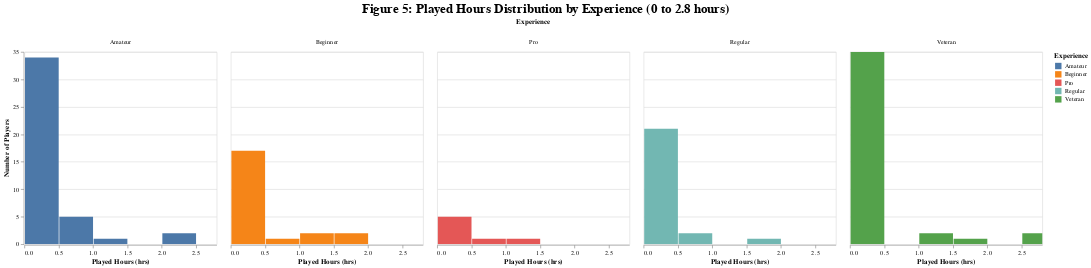

The cell this chart's notebook holds for it:
### Code cell
# Zoomed Experience Chart (Figure 5)
chart_exp_zoom = (
    alt.Chart(player_training)
    .mark_bar(clip=True)
    .encode(
        x=alt.X('played_hours:Q',
                bin=alt.Bin(maxbins=500),
                scale=alt.Scale(domain=[0, 2.8]),
                title='Played Hours (hrs)'),
        y=alt.Y('count()', title='Number of Players'),
        color=alt.Color('experience:N', title='Experience')
    )
    .facet(column=alt.Column('experience:N', title='Experience'))
    .properties(
        title=alt.TitleParams(
            text='Figure 5: Played Hours Distribution by Experience (0 to 2.8 hours)',
            fontSize=20,
            fontWeight='bold',
            anchor='middle'
        )
    )
)
chart_exp_zoom

### Figure 1 — Vega-Lite specification as saved in the notebook (floating-point values rounded to 4 significant figures; data arrays with more than 128 entries replaced by an {"elided": "..."} marker saying what was removed)
{"config": {"view": {"continuousWidth": 300, "continuousHeight": 300}}, "data": {"name": "data-48f92a76c34b898d99b1651de141db41"}, "facet": {"column": {"field": "experience", "title": "Experience", "type": "nominal"}}, "spec": {"mark": {"type": "bar", "clip": true}, "encoding": {"color": {"field": "experience", "title": "Experience", "type": "nominal"}, "x": {"bin": {"maxbins": 500}, "field": "played_hours", "scale": {"domain": [0, 2.8]}, "title": "Played Hours (hrs)", "type": "quantitative"}, "y": {"aggregate": "count", "title": "Number of Players", "type": "quantitative"}}}, "title": {"text": "Figure 5: Played Hours Distribution by Experience (0 to 2.8 hours)", "anchor": "middle", "fontSize": 20, "fontWeight": "bold"}, "$schema": "https://vega.github.io/schema/vega-lite/v5.20.1.json", "datasets": {"data-48f92a76c34b898d99b1651de141db41": {"elided": "147 records"}}}
